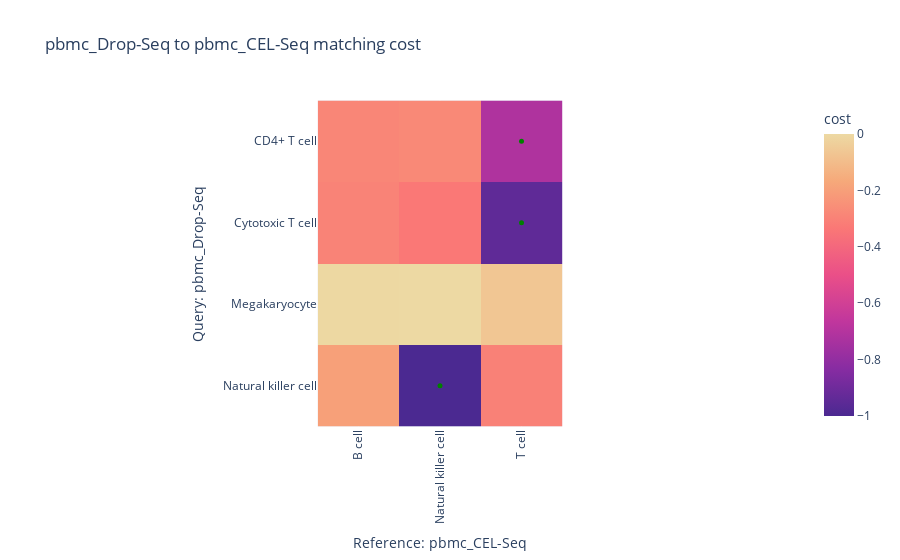

Here is the notebook cell this chart was saved with:
### Code cell
rcm = RefCM(cache_load=False, cache_save=False, max_merges=2)
m = rcm.annotate(q, 'pbmc_Drop-Seq', ref, 'pbmc_CEL-Seq', 'labels', 'labels')

# slightly lower type equality strictness for display, since "CD4+ T cell" is a subset of "T cells"
m.set_type_equality_strictness(0.7)

# evaluate, and display costs with results
m.display_matching_costs('labels')

### Figure 1 — Plotly figure (JSON) as saved in the notebook; plotly's stock layout.template omitted (floating-point values rounded to 4 significant figures)
{"data": [{"coloraxis": "coloraxis", "hovertemplate": "Reference: pbmc_CEL-Seq: %{x}<br>Query: pbmc_Drop-Seq: %{y}<br>cost: %{z}<extra></extra>", "name": "0", "type": "heatmap", "x": ["B cell", "Natural killer cell", "T cell"], "xaxis": "x", "y": ["CD4+ T cell", "Cytotoxic T cell", "Megakaryocyte", "Natural killer cell"], "yaxis": "y", "z": [[-0.2844, -0.2743, -0.7164], [-0.2947, -0.3342, -0.9436], [-0.004837, 0, -0.06528], [-0.1958, -1, -0.3038]]}, {"hovertemplate": "%{y} -> %{x}", "marker": {"color": ["green", "green", "green"], "size": 5}, "mode": "markers", "name": "", "type": "scatter", "x": ["T cell", "T cell", "Natural killer cell"], "y": ["CD4+ T cell", "Cytotoxic T cell", "Natural killer cell"]}], "layout": {"coloraxis": {"colorbar": {"title": {"text": "cost"}}, "colorscale": [[0, "rgb(75, 41, 145)"], [0.1667, "rgb(135, 44, 162)"], [0.3333, "rgb(192, 54, 157)"], [0.5, "rgb(234, 79, 136)"], [0.6667, "rgb(250, 120, 118)"], [0.8333, "rgb(246, 169, 122)"], [1, "rgb(237, 217, 163)"]]}, "title": {"text": "pbmc_Drop-Seq to pbmc_CEL-Seq matching cost"}, "xaxis": {"anchor": "y", "constrain": "domain", "domain": [0, 1], "scaleanchor": "y", "tickangle": -90, "title": {"text": "Reference: pbmc_CEL-Seq"}}, "yaxis": {"anchor": "x", "autorange": "reversed", "constrain": "domain", "domain": [0, 1], "title": {"text": "Query: pbmc_Drop-Seq"}}}}
